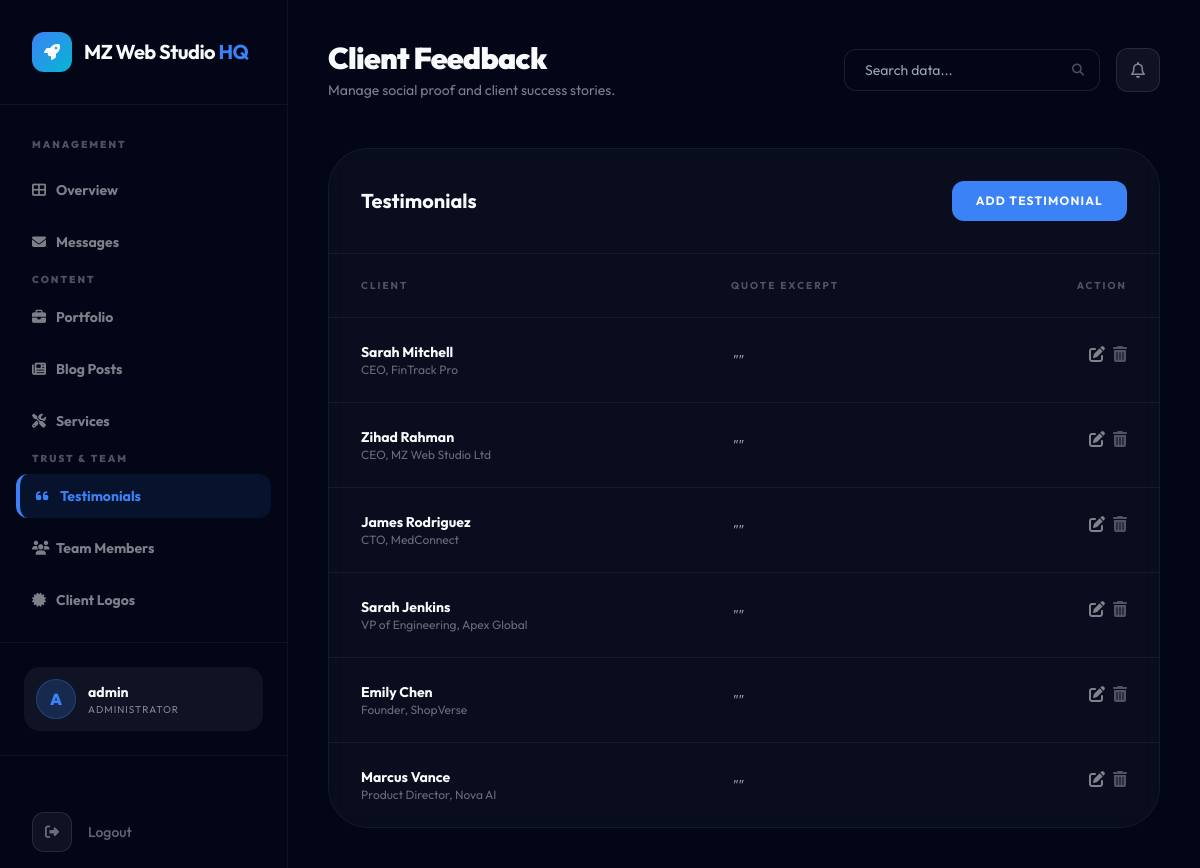
Page /management/testimonials/ (signed in) on the committed database.
### devsqaud/models.py (models this page shows, shortened)
class Testimonial(models.Model):
    client_name = models.CharField(max_length=100)
    client_role = models.CharField(max_length=200, help_text="e.g. 'CEO, TechCorp'")
    feedback = models.TextField()
    is_featured = models.BooleanField(default=False, help_text="Show on home page")
    order = models.IntegerField(default=0)
    class Meta:
        ordering = ['order']

### devsqaud/views_dashboard.py (the view)
# urls.py: path('management/testimonials/', views_dashboard.dashboard_testimonials, name='dashboard_testimonials'),
@staff_member_required
def dashboard_testimonials(request):
    testimonials = Testimonial.objects.all()
    context = {
        'testimonials': testimonials,
        'active_page': 'testimonials',
    }
    return render(request, 'dashboard/testimonials_list.html', context)

### devsqaud/context_processors.py (called while the page is built)
def site_config_context(request):
    return {
        'site': SiteConfig.load(),
    }

def currency_context(request):
    currency = request.session.get('currency', 'USD')
    symbols = {
        'USD': '$',
        'BDT': '৳',
        'EUR': '€',
        'GBP': '£',
        'SAR': '﷼',
        'AED': 'د.إ'
    }
    return {
        'active_currency': currency,
        'currency_symbol': symbols.get(currency, '$'),
    }

### devsqaud/models.py (called while the page is built)
    @classmethod
    def load(cls):
        obj, _ = cls.objects.get_or_create(pk=1)
        return obj

### templates/dashboard/testimonials_list.html (shortened to what this page needs)
{% extends 'dashboard/base.html' %}
{% block header_title %}Client Feedback{% endblock %}
{% block header_subtitle %}Manage social proof and client success stories.{% endblock %}
{% block dashboard_content %}
<div class="glass-card rounded-[40px] border-brand-text/5 overflow-hidden">
    <div class="p-8 border-b border-brand-text/5 flex items-center justify-between">
        <h3 class="text-xl font-bold">Testimonials</h3>
        <a href="{% url 'content_add' 'testimonial' %}" class="px-6 py-3 bg-brand-primary text-brand-text text-xs font-bold uppercase tracking-widest rounded-xl">Add Testimonial</a>
    </div>
    <div class="overflow-x-auto">
        <table class="w-full text-left">
            <thead>
                <tr class="text-[10px] font-black uppercase tracking-[0.2em] text-brand-text/30 border-b border-brand-text/5">
                    <th class="px-8 py-6">Client</th>
                    <th class="px-8 py-6">Quote Excerpt</th>
                    <th class="px-8 py-6 text-right">Action</th>
                </tr>
            </thead>
            <tbody class="divide-y divide-brand-text/5">
                {% for t in testimonials %}
                <tr class="group hover:bg-brand-text/[0.02]">
                    <td class="px-8 py-6">
                        <p class="text-sm font-bold">{{ t.client_name }}</p>
                        <p class="text-xs text-brand-text/40">{{ t.client_role }}</p>
                    </td>
                    <td class="px-8 py-6 text-sm text-brand-text/60 italic">"{{ t.quote|truncatechars:50 }}"</td>
                    <td class="px-8 py-6 text-right flex items-center justify-end space-x-2">
                        <a href="{% url 'content_edit' 'testimonial' t.pk %}" class="text-brand-text/50 hover:text-brand-primary"><i class="fas fa-edit"></i></a>
                        <form action="{% url 'content_delete' 'testimonial' t.pk %}" method="POST" onsubmit="return confirm('Are you sure?');" class="inline">
                            <button type="submit" class="text-brand-text/30 hover:text-red-500"><i class="fas fa-trash-alt"></i></button>
                        </form>
                    </td>
                </tr>
                {% endfor %}
            </tbody>
        </table>
    </div>
</div>
{% endblock %}

### templates/dashboard/base.html (shortened to what this page needs)
<!DOCTYPE html>
<html lang="en">
<head>
    <script src="https://cdn.tailwindcss.com"></script>
    <link rel="stylesheet" href="https://cdnjs.cloudflare.com/ajax/libs/font-awesome/6.4.0/css/all.min.css">
</head>
<body class="bg-brand-bg min-h-screen flex">
    <aside class="w-72 bg-brand-bg border-r border-brand-text/5 flex flex-col fixed inset-y-0 z-50">
        <div class="p-8 border-b border-brand-text/5">
            <a href="{% url 'home' %}" class="flex items-center space-x-3">
                <div class="w-10 h-10 bg-gradient-to-br from-brand-primary to-brand-accent rounded-xl flex items-center justify-center">
                    <i class="fas fa-rocket text-brand-text"></i>
                </div>
                <span class="text-xl font-bold tracking-tight">MZ Web Studio <span class="text-brand-primary">HQ</span></span>
            </a>
        </div>
        <nav class="flex-1 px-4 py-8 space-y-2 overflow-y-auto">
            <p class="px-4 text-[10px] font-black uppercase tracking-[0.2em] text-brand-text/30 mb-4">Management</p>
            <a href="{% url 'dashboard_home' %}" class="sidebar-link group flex items-center px-4 py-3 text-sm font-bold rounded-xl transition-all duration-300 {% if active_page == 'overview' %}active{% else %}text-brand-text/50 hover:bg-brand-text/5 hover:text-brand-text{% endif %}">
                <i class="fas fa-th-large w-6 group-hover:text-brand-primary"></i>
                <span>Overview</span>
            </a>
            <a href="{% url 'dashboard_messages' %}" class="sidebar-link group flex items-center px-4 py-3 text-sm font-bold rounded-xl transition-all duration-300 {% if active_page == 'messages' %}active{% else %}text-brand-text/50 hover:bg-brand-text/5 hover:text-brand-text{% endif %}">
                <i class="fas fa-envelope w-6 group-hover:text-brand-primary"></i>
                <span>Messages</span>
            </a>
            <p class="px-4 text-[10px] font-black uppercase tracking-[0.2em] text-brand-text/30 mt-8 mb-4">Content</p>
            <a href="{% url 'dashboard_projects' %}" class="sidebar-link group flex items-center px-4 py-3 text-sm font-bold rounded-xl transition-all duration-300 {% if active_page == 'projects' %}active{% else %}text-brand-text/50 hover:bg-brand-text/5 hover:text-brand-text{% endif %}">
                <i class="fas fa-briefcase w-6 group-hover:text-brand-primary"></i>
                <span>Portfolio</span>
            </a>
            <a href="{% url 'dashboard_blog' %}" class="sidebar-link group flex items-center px-4 py-3 text-sm font-bold rounded-xl transition-all duration-300 {% if active_page == 'blog' %}active{% else %}text-brand-text/50 hover:bg-brand-text/5 hover:text-brand-text{% endif %}">
                <i class="fas fa-newspaper w-6 group-hover:text-brand-primary"></i>
                <span>Blog Posts</span>
            </a>
            <a href="{% url 'dashboard_services' %}" class="sidebar-link group flex items-center px-4 py-3 text-sm font-bold rounded-xl transition-all duration-300 {% if active_page == 'services' %}active{% else %}text-brand-text/50 hover:bg-brand-text/5 hover:text-brand-text{% endif %}">
                <i class="fas fa-tools w-6 group-hover:text-brand-primary"></i>
                <span>Services</span>
            </a>
            <p class="px-4 text-[10px] font-black uppercase tracking-[0.2em] text-brand-text/30 mt-8 mb-4">Trust & Team</p>
            <a href="{% url 'dashboard_testimonials' %}" class="sidebar-link group flex items-center px-4 py-3 text-sm font-bold rounded-xl transition-all duration-300 {% if active_page == 'testimonials' %}active{% else %}text-brand-text/50 hover:bg-brand-text/5 hover:text-brand-text{% endif %}">
                <i class="fas fa-quote-left w-6 group-hover:text-brand-primary"></i>
                <span>Testimonials</span>
            </a>
            <a href="{% url 'dashboard_team' %}" class="sidebar-link group flex items-center px-4 py-3 text-sm font-bold rounded-xl transition-all duration-300 {% if active_page == 'team' %}active{% else %}text-brand-text/50 hover:bg-brand-text/5 hover:text-brand-text{% endif %}">
                <i class="fas fa-users w-6 group-hover:text-brand-primary"></i>
                <span>Team Members</span>
            </a>
            <a href="{% url 'dashboard_logos' %}" class="sidebar-link group flex items-center px-4 py-3 text-sm font-bold rounded-xl transition-all duration-300 {% if active_page == 'logos' %}active{% else %}text-brand-text/50 hover:bg-brand-text/5 hover:text-brand-text{% endif %}">
                <i class="fas fa-certificate w-6 group-hover:text-brand-primary"></i>
                <span>Client Logos</span>
            </a>
            <a href="{% url 'dashboard_packages' %}" class="sidebar-link group flex items-center px-4 py-3 text-sm font-bold rounded-xl transition-all duration-300 {% if active_page == 'packages' %}active{% else %}text-brand-text/50 hover:bg-brand-text/5 hover:text-brand-text{% endif %}">
            </a>
        </nav>
        <div class="p-6 border-t border-brand-text/5">
            <div class="flex items-center space-x-3 p-3 bg-brand-text/5 rounded-2xl">
                <div class="w-10 h-10 rounded-full bg-brand-primary/20 border border-brand-primary/30 flex items-center justify-center">
                    <span class="font-black text-brand-primary">{{ request.user.username|first|upper }}</span>
                </div>
                <div class="flex-1 min-w-0">
                    <p class="text-sm font-bold truncate">{{ request.user.username }}</p>
                    <p class="text-[10px] text-brand-text/50 uppercase tracking-widest">Administrator</p>
                </div>
            </div>
        </div>
        <div class="mt-auto pt-10 border-t border-brand-text/5">
            <form action="{% url 'logout' %}" method="POST" class="px-8 py-4">
                <button type="submit" class="flex items-center space-x-4 text-brand-text/40 hover:text-red-500 transition-all group w-full text-left">
                    <div class="w-10 h-10 rounded-xl bg-brand-text/5 border border-brand-text/10 flex items-center justify-center group-hover:bg-red-500/10 group-hover:border-red-500/20 transition-all">
                        <i class="fas fa-sign-out-alt text-sm"></i>
                    </div>
                    <span class="text-sm font-medium">Logout</span>
                </button>
            </form>
        </div>
    </aside>
    <main class="flex-1 ml-72 p-10">
        <div class="flex items-center justify-between mb-12">
            <div>
                <h1 class="text-3xl font-black tracking-tight">{% block header_title %}Overview{% endblock %}</h1>
                <p class="text-brand-text/50 text-sm mt-1">{% block header_subtitle %}Welcome back, Commander.{% endblock %}</p>
            </div>
            <div class="flex items-center space-x-4">
                <div class="relative">
                    <input type="text" placeholder="Search data..." class="bg-brand-bg border border-brand-text/10 rounded-xl px-5 py-2.5 text-sm focus:outline-none focus:border-brand-primary/50 transition-all w-64">
                    <i class="fas fa-search absolute right-4 top-1/2 -translate-y-1/2 text-brand-text/30 text-xs"></i>
                </div>
                <button class="w-11 h-11 rounded-xl bg-brand-text/5 border border-brand-text/10 flex items-center justify-center hover:bg-brand-text/10 transition-all">
                    <i class="far fa-bell text-brand-text/50"></i>
                </button>
            </div>
        </div>
        {% block dashboard_content %}{% endblock %}
    </main>
</body>
</html>

### templates/dashboard/base.html (style rules this page uses)
body { font-family: 'Outfit', sans-serif; background-color: #020617; color: #F8FAFC; }
.glass-card { background: rgba(255, 255, 255, 0.03); backdrop-filter: blur(10px); border: 1px solid rgba(255, 255, 255, 0.05); }
.sidebar-link.active { background: rgba(59, 130, 246, 0.1); border-left: 4px solid #3B82F6; color: #3B82F6; }

### rows in the picture
Testimonial: client_name "Sarah Mitchell", client_role "CEO, FinTrack Pro"
Testimonial: client_name "Zihad Rahman", client_role "CEO, MZ Web Studio Ltd"
Testimonial: client_name "James Rodriguez", client_role "CTO, MedConnect"
Testimonial: client_name "Sarah Jenkins", client_role "VP of Engineering, Apex Global"
Testimonial: client_name "Emily Chen", client_role "Founder, ShopVerse"
Testimonial: client_name "Marcus Vance", client_role "Product Director, Nova AI"

### other values in the picture
{{ request.user.username|first|upper }} "A"
{{ request.user.username }} "admin"
